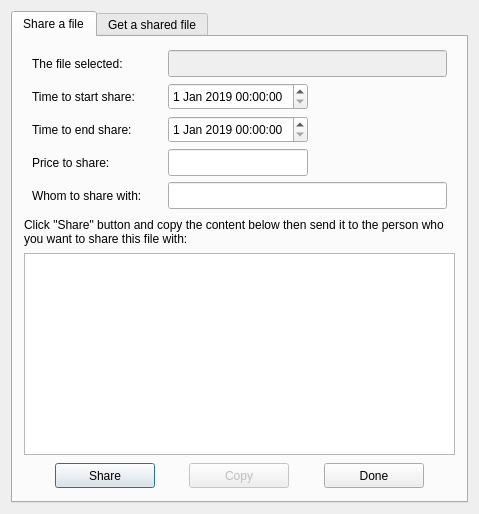
<?xml version="1.0" encoding="UTF-8"?>
<ui version="4.0">
 <class>SharingFileDialog</class>
 <widget class="QDialog" name="SharingFileDialog">
  <property name="windowModality">
   <enum>Qt::NonModal</enum>
  </property>
  <property name="geometry">
   <rect>
    <x>0</x>
    <y>0</y>
    <width>479</width>
    <height>514</height>
   </rect>
  </property>
  <property name="minimumSize">
   <size>
    <width>479</width>
    <height>514</height>
   </size>
  </property>
  <property name="windowTitle">
   <string>File sharing</string>
  </property>
  <property name="modal">
   <bool>true</bool>
  </property>
  <layout class="QVBoxLayout" name="verticalLayout_2">
   <item>
    <widget class="QTabWidget" name="tabWidget">
     <property name="currentIndex">
      <number>0</number>
     </property>
     <widget class="QWidget" name="SharingFileTab">
      <attribute name="title">
       <string>Share a file</string>
      </attribute>
      <layout class="QVBoxLayout" name="verticalLayout_3">
       <item>
        <layout class="QVBoxLayout" name="verticalLayout">
         <property name="leftMargin">
          <number>2</number>
         </property>
         <property name="topMargin">
          <number>2</number>
         </property>
         <property name="rightMargin">
          <number>2</number>
         </property>
         <property name="bottomMargin">
          <number>2</number>
         </property>
         <item>
          <layout class="QGridLayout" name="gridLayout">
           <property name="leftMargin">
            <number>6</number>
           </property>
           <property name="rightMargin">
            <number>6</number>
           </property>
           <item row="0" column="1">
            <widget class="QLineEdit" name="fileSlectedEdit">
             <property name="enabled">
              <bool>false</bool>
             </property>
             <property name="minimumSize">
              <size>
               <width>0</width>
               <height>27</height>
              </size>
             </property>
             <property name="maximumSize">
              <size>
               <width>16777215</width>
               <height>27</height>
              </size>
             </property>
             <property name="readOnly">
              <bool>true</bool>
             </property>
            </widget>
           </item>
           <item row="0" column="0">
            <widget class="QLabel" name="fileSelectedLabel">
             <property name="minimumSize">
              <size>
               <width>130</width>
               <height>25</height>
              </size>
             </property>
             <property name="maximumSize">
              <size>
               <width>130</width>
               <height>25</height>
              </size>
             </property>
             <property name="text">
              <string>The file selected:</string>
             </property>
            </widget>
           </item>
          </layout>
         </item>
         <item>
          <layout class="QHBoxLayout" name="horizontalLayout_24">
           <property name="leftMargin">
            <number>6</number>
           </property>
           <property name="rightMargin">
            <number>6</number>
           </property>
           <item>
            <widget class="QLabel" name="shareTStartLabel">
             <property name="minimumSize">
              <size>
               <width>130</width>
               <height>25</height>
              </size>
             </property>
             <property name="maximumSize">
              <size>
               <width>130</width>
               <height>25</height>
              </size>
             </property>
             <property name="text">
              <string>Time to start share: </string>
             </property>
            </widget>
           </item>
           <item>
            <widget class="QDateTimeEdit" name="startDateTimeEdit">
             <property name="minimumSize">
              <size>
               <width>140</width>
               <height>27</height>
              </size>
             </property>
             <property name="maximumSize">
              <size>
               <width>140</width>
               <height>27</height>
              </size>
             </property>
             <property name="date">
              <date>
               <year>2019</year>
               <month>1</month>
               <day>1</day>
              </date>
             </property>
            </widget>
           </item>
           <item>
            <spacer name="horizontalSpacer_5">
             <property name="orientation">
              <enum>Qt::Horizontal</enum>
             </property>
             <property name="sizeHint" stdset="0">
              <size>
               <width>40</width>
               <height>20</height>
              </size>
             </property>
            </spacer>
           </item>
          </layout>
         </item>
         <item>
          <layout class="QHBoxLayout" name="horizontalLayout_25">
           <property name="leftMargin">
            <number>6</number>
           </property>
           <property name="rightMargin">
            <number>6</number>
           </property>
           <item>
            <widget class="QLabel" name="shareTStopLabel">
             <property name="minimumSize">
              <size>
               <width>130</width>
               <height>25</height>
              </size>
             </property>
             <property name="maximumSize">
              <size>
               <width>130</width>
               <height>25</height>
              </size>
             </property>
             <property name="text">
              <string>Time to end share:  </string>
             </property>
            </widget>
           </item>
           <item>
            <widget class="QDateTimeEdit" name="stopDateTimeEdit">
             <property name="minimumSize">
              <size>
               <width>140</width>
               <height>27</height>
              </size>
             </property>
             <property name="maximumSize">
              <size>
               <width>140</width>
               <height>27</height>
              </size>
             </property>
             <property name="date">
              <date>
               <year>2019</year>
               <month>1</month>
               <day>1</day>
              </date>
             </property>
            </widget>
           </item>
           <item>
            <spacer name="horizontalSpacer_6">
             <property name="orientation">
              <enum>Qt::Horizontal</enum>
             </property>
             <property name="sizeHint" stdset="0">
              <size>
               <width>40</width>
               <height>20</height>
              </size>
             </property>
            </spacer>
           </item>
          </layout>
         </item>
         <item>
          <layout class="QHBoxLayout" name="horizontalLayout_26">
           <property name="leftMargin">
            <number>6</number>
           </property>
           <property name="rightMargin">
            <number>6</number>
           </property>
           <item>
            <widget class="QLabel" name="priceLabel">
             <property name="minimumSize">
              <size>
               <width>130</width>
               <height>25</height>
              </size>
             </property>
             <property name="maximumSize">
              <size>
               <width>130</width>
               <height>25</height>
              </size>
             </property>
             <property name="text">
              <string>Price to share:</string>
             </property>
            </widget>
           </item>
           <item>
            <widget class="QLineEdit" name="priceLineEdit">
             <property name="enabled">
              <bool>true</bool>
             </property>
             <property name="minimumSize">
              <size>
               <width>140</width>
               <height>27</height>
              </size>
             </property>
             <property name="maximumSize">
              <size>
               <width>140</width>
               <height>27</height>
              </size>
             </property>
             <property name="placeholderText">
              <string/>
             </property>
            </widget>
           </item>
           <item>
            <spacer name="horizontalSpacer_7">
             <property name="orientation">
              <enum>Qt::Horizontal</enum>
             </property>
             <property name="sizeHint" stdset="0">
              <size>
               <width>40</width>
               <height>20</height>
              </size>
             </property>
            </spacer>
           </item>
          </layout>
         </item>
         <item>
          <layout class="QHBoxLayout" name="horizontalLayout">
           <property name="leftMargin">
            <number>6</number>
           </property>
           <property name="rightMargin">
            <number>6</number>
           </property>
           <item>
            <widget class="QLabel" name="addressLabel">
             <property name="minimumSize">
              <size>
               <width>130</width>
               <height>25</height>
              </size>
             </property>
             <property name="maximumSize">
              <size>
               <width>130</width>
               <height>25</height>
              </size>
             </property>
             <property name="text">
              <string>Whom to share with:</string>
             </property>
            </widget>
           </item>
           <item>
            <widget class="QLineEdit" name="shareAddrLineEdit">
             <property name="minimumSize">
              <size>
               <width>0</width>
               <height>27</height>
              </size>
             </property>
             <property name="maximumSize">
              <size>
               <width>16777215</width>
               <height>27</height>
              </size>
             </property>
            </widget>
           </item>
          </layout>
         </item>
        </layout>
       </item>
       <item>
        <widget class="QLabel" name="opHintLabel">
         <property name="minimumSize">
          <size>
           <width>0</width>
           <height>30</height>
          </size>
         </property>
         <property name="text">
          <string>Click &quot;Share&quot; button and copy the content below then send it to the person who you want to share this file with:</string>
         </property>
         <property name="wordWrap">
          <bool>true</bool>
         </property>
        </widget>
       </item>
       <item>
        <widget class="QPlainTextEdit" name="shareLinkTextEdit">
         <property name="minimumSize">
          <size>
           <width>0</width>
           <height>80</height>
          </size>
         </property>
         <property name="readOnly">
          <bool>true</bool>
         </property>
        </widget>
       </item>
       <item>
        <layout class="QHBoxLayout" name="horizontalLayout_2">
         <property name="leftMargin">
          <number>2</number>
         </property>
         <property name="topMargin">
          <number>2</number>
         </property>
         <property name="rightMargin">
          <number>2</number>
         </property>
         <property name="bottomMargin">
          <number>2</number>
         </property>
         <item>
          <spacer name="horizontalSpacer_2">
           <property name="orientation">
            <enum>Qt::Horizontal</enum>
           </property>
           <property name="sizeHint" stdset="0">
            <size>
             <width>40</width>
             <height>20</height>
            </size>
           </property>
          </spacer>
         </item>
         <item>
          <widget class="QPushButton" name="shareBtn">
           <property name="minimumSize">
            <size>
             <width>100</width>
             <height>25</height>
            </size>
           </property>
           <property name="maximumSize">
            <size>
             <width>120</width>
             <height>25</height>
            </size>
           </property>
           <property name="text">
            <string>Share</string>
           </property>
          </widget>
         </item>
         <item>
          <spacer name="horizontalSpacer_8">
           <property name="orientation">
            <enum>Qt::Horizontal</enum>
           </property>
           <property name="sizeHint" stdset="0">
            <size>
             <width>40</width>
             <height>20</height>
            </size>
           </property>
          </spacer>
         </item>
         <item>
          <widget class="QPushButton" name="copyBtn">
           <property name="enabled">
            <bool>false</bool>
           </property>
           <property name="minimumSize">
            <size>
             <width>100</width>
             <height>25</height>
            </size>
           </property>
           <property name="maximumSize">
            <size>
             <width>120</width>
             <height>25</height>
            </size>
           </property>
           <property name="text">
            <string>Copy</string>
           </property>
          </widget>
         </item>
         <item>
          <spacer name="horizontalSpacer">
           <property name="orientation">
            <enum>Qt::Horizontal</enum>
           </property>
           <property name="sizeHint" stdset="0">
            <size>
             <width>40</width>
             <height>20</height>
            </size>
           </property>
          </spacer>
         </item>
         <item>
          <widget class="QPushButton" name="doneBtn">
           <property name="minimumSize">
            <size>
             <width>100</width>
             <height>25</height>
            </size>
           </property>
           <property name="maximumSize">
            <size>
             <width>120</width>
             <height>25</height>
            </size>
           </property>
           <property name="text">
            <string>Done</string>
           </property>
          </widget>
         </item>
         <item>
          <spacer name="horizontalSpacer_4">
           <property name="orientation">
            <enum>Qt::Horizontal</enum>
           </property>
           <property name="sizeHint" stdset="0">
            <size>
             <width>40</width>
             <height>20</height>
            </size>
           </property>
          </spacer>
         </item>
        </layout>
       </item>
      </layout>
     </widget>
     <widget class="QWidget" name="getSharedFileTab">
      <attribute name="title">
       <string>Get a shared file</string>
      </attribute>
      <layout class="QVBoxLayout" name="verticalLayout_6">
       <item>
        <layout class="QVBoxLayout" name="verticalLayout_5">
         <item>
          <widget class="QLabel" name="opHintLabel_2">
           <property name="minimumSize">
            <size>
             <width>0</width>
             <height>30</height>
            </size>
           </property>
           <property name="text">
            <string>Get the file sharing content text and copy to the text box below, then click &quot;Get Sharing Info&quot; to get the infomation about this sharing, and then click &quot;Pay for it&quot; button to create a transaction and wait it to be done:</string>
           </property>
           <property name="wordWrap">
            <bool>true</bool>
           </property>
          </widget>
         </item>
         <item>
          <widget class="QTextEdit" name="fileSharingCodeTextEdit">
           <property name="minimumSize">
            <size>
             <width>0</width>
             <height>80</height>
            </size>
           </property>
          </widget>
         </item>
         <item>
          <layout class="QHBoxLayout" name="horizontalLayout_6">
           <property name="leftMargin">
            <number>2</number>
           </property>
           <property name="topMargin">
            <number>2</number>
           </property>
           <property name="rightMargin">
            <number>2</number>
           </property>
           <property name="bottomMargin">
            <number>2</number>
           </property>
           <item>
            <spacer name="horizontalSpacer_15">
             <property name="orientation">
              <enum>Qt::Horizontal</enum>
             </property>
             <property name="sizeHint" stdset="0">
              <size>
               <width>40</width>
               <height>20</height>
              </size>
             </property>
            </spacer>
           </item>
           <item>
            <widget class="QPushButton" name="getSharingInfoBtn">
             <property name="minimumSize">
              <size>
               <width>100</width>
               <height>25</height>
              </size>
             </property>
             <property name="text">
              <string>Get Sharing Info</string>
             </property>
            </widget>
           </item>
           <item>
            <spacer name="horizontalSpacer_16">
             <property name="orientation">
              <enum>Qt::Horizontal</enum>
             </property>
             <property name="sizeHint" stdset="0">
              <size>
               <width>40</width>
               <height>20</height>
              </size>
             </property>
            </spacer>
           </item>
          </layout>
         </item>
         <item>
          <layout class="QVBoxLayout" name="verticalLayout_4">
           <property name="leftMargin">
            <number>2</number>
           </property>
           <property name="topMargin">
            <number>2</number>
           </property>
           <property name="rightMargin">
            <number>2</number>
           </property>
           <property name="bottomMargin">
            <number>2</number>
           </property>
           <item>
            <layout class="QHBoxLayout" name="horizontalLayout_5">
             <property name="leftMargin">
              <number>6</number>
             </property>
             <property name="topMargin">
              <number>0</number>
             </property>
             <property name="rightMargin">
              <number>6</number>
             </property>
             <property name="bottomMargin">
              <number>0</number>
             </property>
             <item>
              <widget class="QLabel" name="fileSharingNameLabel">
               <property name="minimumSize">
                <size>
                 <width>130</width>
                 <height>25</height>
                </size>
               </property>
               <property name="maximumSize">
                <size>
                 <width>130</width>
                 <height>25</height>
                </size>
               </property>
               <property name="text">
                <string>file name:</string>
               </property>
              </widget>
             </item>
             <item>
              <widget class="QLineEdit" name="fileSharingNameLineEdit">
               <property name="enabled">
                <bool>false</bool>
               </property>
               <property name="minimumSize">
                <size>
                 <width>0</width>
                 <height>27</height>
                </size>
               </property>
               <property name="maximumSize">
                <size>
                 <width>16777215</width>
                 <height>27</height>
                </size>
               </property>
              </widget>
             </item>
             <item>
              <spacer name="horizontalSpacer_14">
               <property name="orientation">
                <enum>Qt::Horizontal</enum>
               </property>
               <property name="sizeHint" stdset="0">
                <size>
                 <width>40</width>
                 <height>20</height>
                </size>
               </property>
              </spacer>
             </item>
            </layout>
           </item>
           <item>
            <layout class="QHBoxLayout" name="horizontalLayout_27">
             <property name="leftMargin">
              <number>6</number>
             </property>
             <property name="rightMargin">
              <number>6</number>
             </property>
             <item>
              <widget class="QLabel" name="shareGetTStartLabel_2">
               <property name="minimumSize">
                <size>
                 <width>130</width>
                 <height>25</height>
                </size>
               </property>
               <property name="maximumSize">
                <size>
                 <width>130</width>
                 <height>25</height>
                </size>
               </property>
               <property name="text">
                <string>Time to start share: </string>
               </property>
              </widget>
             </item>
             <item>
              <widget class="QLineEdit" name="getStartDateLineEdit">
               <property name="enabled">
                <bool>false</bool>
               </property>
               <property name="minimumSize">
                <size>
                 <width>140</width>
                 <height>27</height>
                </size>
               </property>
               <property name="maximumSize">
                <size>
                 <width>140</width>
                 <height>27</height>
                </size>
               </property>
               <property name="readOnly">
                <bool>true</bool>
               </property>
              </widget>
             </item>
             <item>
              <spacer name="horizontalSpacer_9">
               <property name="orientation">
                <enum>Qt::Horizontal</enum>
               </property>
               <property name="sizeHint" stdset="0">
                <size>
                 <width>40</width>
                 <height>20</height>
                </size>
               </property>
              </spacer>
             </item>
            </layout>
           </item>
           <item>
            <layout class="QHBoxLayout" name="horizontalLayout_28">
             <property name="leftMargin">
              <number>6</number>
             </property>
             <property name="rightMargin">
              <number>6</number>
             </property>
             <item>
              <widget class="QLabel" name="shareGetTStopLabel">
               <property name="minimumSize">
                <size>
                 <width>130</width>
                 <height>25</height>
                </size>
               </property>
               <property name="maximumSize">
                <size>
                 <width>130</width>
                 <height>25</height>
                </size>
               </property>
               <property name="text">
                <string>Time to end share:  </string>
               </property>
              </widget>
             </item>
             <item>
              <widget class="QLineEdit" name="getStopDateLineEdit">
               <property name="enabled">
                <bool>false</bool>
               </property>
               <property name="minimumSize">
                <size>
                 <width>140</width>
                 <height>27</height>
                </size>
               </property>
               <property name="maximumSize">
                <size>
                 <width>140</width>
                 <height>27</height>
                </size>
               </property>
               <property name="readOnly">
                <bool>true</bool>
               </property>
              </widget>
             </item>
             <item>
              <spacer name="horizontalSpacer_10">
               <property name="orientation">
                <enum>Qt::Horizontal</enum>
               </property>
               <property name="sizeHint" stdset="0">
                <size>
                 <width>40</width>
                 <height>20</height>
                </size>
               </property>
              </spacer>
             </item>
            </layout>
           </item>
           <item>
            <layout class="QHBoxLayout" name="horizontalLayout_29">
             <property name="leftMargin">
              <number>6</number>
             </property>
             <property name="rightMargin">
              <number>6</number>
             </property>
             <item>
              <widget class="QLabel" name="getPriceLabel">
               <property name="minimumSize">
                <size>
                 <width>130</width>
                 <height>25</height>
                </size>
               </property>
               <property name="maximumSize">
                <size>
                 <width>130</width>
                 <height>25</height>
                </size>
               </property>
               <property name="text">
                <string>Price to share:</string>
               </property>
              </widget>
             </item>
             <item>
              <widget class="QLineEdit" name="priceShowLineEdit">
               <property name="enabled">
                <bool>false</bool>
               </property>
               <property name="minimumSize">
                <size>
                 <width>140</width>
                 <height>27</height>
                </size>
               </property>
               <property name="maximumSize">
                <size>
                 <width>140</width>
                 <height>27</height>
                </size>
               </property>
               <property name="readOnly">
                <bool>true</bool>
               </property>
               <property name="placeholderText">
                <string>¥</string>
               </property>
              </widget>
             </item>
             <item>
              <spacer name="horizontalSpacer_11">
               <property name="orientation">
                <enum>Qt::Horizontal</enum>
               </property>
               <property name="sizeHint" stdset="0">
                <size>
                 <width>40</width>
                 <height>20</height>
                </size>
               </property>
              </spacer>
             </item>
            </layout>
           </item>
           <item>
            <layout class="QHBoxLayout" name="horizontalLayout_4">
             <property name="leftMargin">
              <number>6</number>
             </property>
             <property name="rightMargin">
              <number>6</number>
             </property>
             <item>
              <widget class="QLabel" name="ownerLabel">
               <property name="minimumSize">
                <size>
                 <width>130</width>
                 <height>25</height>
                </size>
               </property>
               <property name="maximumSize">
                <size>
                 <width>130</width>
                 <height>25</height>
                </size>
               </property>
               <property name="text">
                <string>Who give the sharing:</string>
               </property>
              </widget>
             </item>
             <item>
              <widget class="QLineEdit" name="ownerAddrLineEdit">
               <property name="enabled">
                <bool>false</bool>
               </property>
               <property name="minimumSize">
                <size>
                 <width>0</width>
                 <height>27</height>
                </size>
               </property>
               <property name="readOnly">
                <bool>true</bool>
               </property>
              </widget>
             </item>
            </layout>
           </item>
          </layout>
         </item>
        </layout>
       </item>
       <item>
        <layout class="QHBoxLayout" name="horizontalLayout_3">
         <property name="leftMargin">
          <number>2</number>
         </property>
         <property name="topMargin">
          <number>2</number>
         </property>
         <property name="rightMargin">
          <number>2</number>
         </property>
         <property name="bottomMargin">
          <number>2</number>
         </property>
         <item>
          <spacer name="horizontalSpacer_12">
           <property name="orientation">
            <enum>Qt::Horizontal</enum>
           </property>
           <property name="sizeHint" stdset="0">
            <size>
             <width>40</width>
             <height>20</height>
            </size>
           </property>
          </spacer>
         </item>
         <item>
          <widget class="QPushButton" name="paySharingBtn">
           <property name="enabled">
            <bool>false</bool>
           </property>
           <property name="minimumSize">
            <size>
             <width>100</width>
             <height>25</height>
            </size>
           </property>
           <property name="text">
            <string>Pay for it</string>
           </property>
          </widget>
         </item>
         <item>
          <spacer name="horizontalSpacer_3">
           <property name="orientation">
            <enum>Qt::Horizontal</enum>
           </property>
           <property name="sizeHint" stdset="0">
            <size>
             <width>40</width>
             <height>20</height>
            </size>
           </property>
          </spacer>
         </item>
         <item>
          <widget class="QPushButton" name="cancelBtn">
           <property name="minimumSize">
            <size>
             <width>100</width>
             <height>25</height>
            </size>
           </property>
           <property name="text">
            <string>Cancel</string>
           </property>
          </widget>
         </item>
         <item>
          <spacer name="horizontalSpacer_13">
           <property name="orientation">
            <enum>Qt::Horizontal</enum>
           </property>
           <property name="sizeHint" stdset="0">
            <size>
             <width>40</width>
             <height>20</height>
            </size>
           </property>
          </spacer>
         </item>
        </layout>
       </item>
      </layout>
     </widget>
    </widget>
   </item>
  </layout>
 </widget>
 <layoutdefault spacing="6" margin="11"/>
 <resources/>
 <connections/>
</ui>
